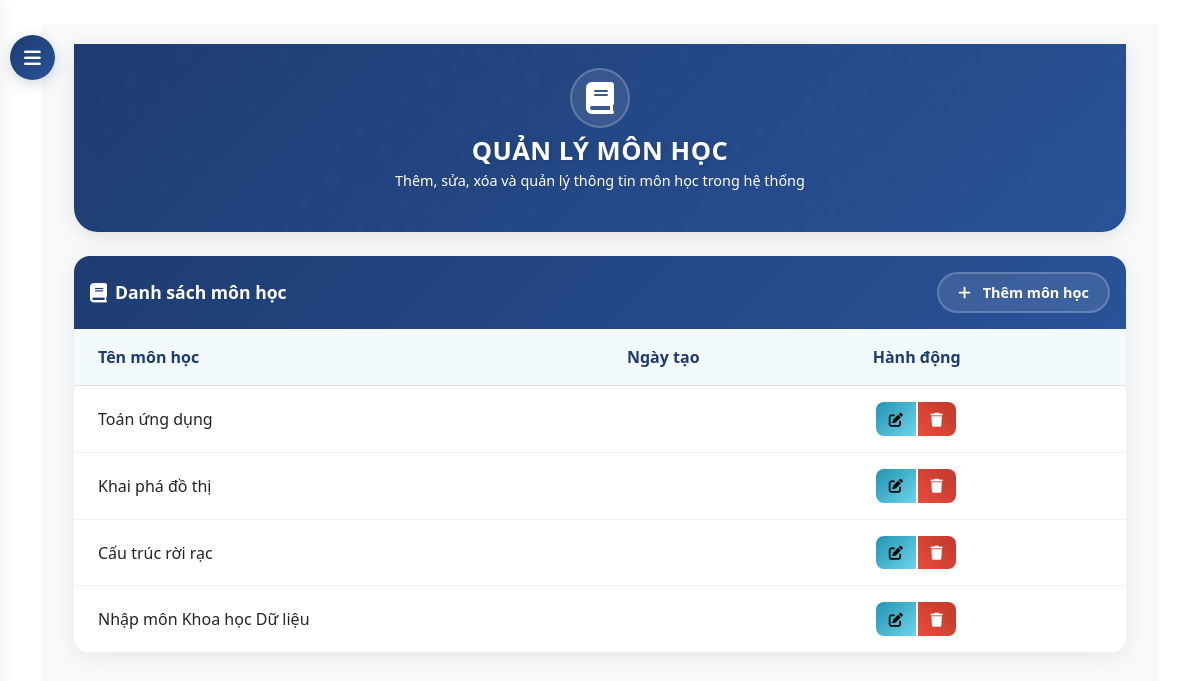
/dashboard/subjects/ (signed in), run on the app's committed database.
### core/models.py (models this page shows, shortened)
class Subject(models.Model):
    name = models.CharField(max_length=100)

### core/views.py (the view)
# urls.py: path('dashboard/subjects/', views.subject_list, name='subject_list'),
@login_required
@user_passes_test(is_admin)
def subject_list(request):
    subjects = Subject.objects.all()
    return render(request, 'core/admin/subject_list.html', {'subjects': subjects})

### core/views.py (called while the page is built)
def is_admin(user):
    return user.is_superuser

### templates/core/admin/subject_list.html (shortened to what this page needs)
{% extends 'base.html' %}
{% block content %}
<button id="sidebarCollapse">
    <i class="fas fa-bars"></i>
</button>
<div id="content">
    <div class="container-fluid">
        <div class="hero-section">
            <div class="container">
                <div class="row justify-content-center text-center">
                    <div class="col-md-8">
                        <div class="hero-icon">
                            <i class="fas fa-book"></i>
                        </div>
                        <h1 class="hero-title">QUẢN LÝ MÔN HỌC</h1>
                        <p class="hero-subtitle">Thêm, sửa, xóa và quản lý thông tin môn học trong hệ thống</p>
                    </div>
                </div>
            </div>
        </div>
        <div class="subject-card">
            <div class="card-header d-flex justify-content-between align-items-center">
                <h4 class="mb-0">
                    <i class="fas fa-book"></i>
                    Danh sách môn học
                </h4>
                <div>
                    <a href="{% url 'subject_create' %}" class="btn btn-add">
                        <i class="fas fa-plus"></i>
                        Thêm môn học
                    </a>
                </div>
            </div>
            <div class="card-body">
                {% if subjects %}
                <div class="table-responsive">
                    <table class="table">
                        <thead>
                            <tr>
                                <th>Tên môn học</th>
                                <th>Ngày tạo</th>
                                <th>Hành động</th>
                            </tr>
                        </thead>
                        <tbody>
                            {% for subject in subjects %}
                            <tr>
                                <td>{{ subject.name }}</td>
                                <td>{{ subject.created_at|date:"d/m/Y" }}</td>
                                <td>
                                    <div class="btn-group">
                                        <a href="{% url 'subject_edit' subject.id %}" class="btn btn-info btn-sm">
                                            <i class="fas fa-edit"></i>
                                        </a>
                                        <button class="btn btn-danger btn-sm" onclick="openModal('{{ subject.id }}', '{{ subject.name }}')">
                                            <i class="fas fa-trash"></i>
                                        </button>
                                    </div>
                                </td>
                            </tr>
                            {% endfor %}
                        </tbody>
                    </table>
                </div>
                {% else %}
                <div class="alert alert-info">
                    <i class="fas fa-info-circle me-2"></i> Chưa có môn học nào trong hệ thống.
                </div>
                {% endif %}
            </div>
        </div>
    </div>
</div>
{% endblock %}

### templates/base.html (style rules this page uses)
:root { --navbar-bg: #0d47a1; --navbar-hover: rgba(255, 255, 255, 0.1); }

### templates/core/admin/subject_list.html (style rules this page uses)
:root { --primary-gradient: linear-gradient(135deg, #1e3c72 0%, #2a5298 100%); --secondary-gradient: linear-gradient(135deg, #2193b0 0%, #6dd5ed 100%); --accent-gradient: linear-gradient(45deg, #ff6b6b, #ff8e8e); --success-gradient: linear-gradient(45deg, #2ecc71, #27ae60); --primary-color: #1e3c72; --text-light: rgba(255, 255, 255, 0.8); }
#sidebarCollapse { position: fixed; top: 35px; left: 10px; z-index: 999; border: none; background: var(--primary-gradient); color: white; padding: 12px 15px; border-radius: 50%; cursor: pointer; transition: all 0.3s; box-shadow: 0 4px 15px rgba(30, 60, 114, 0.2); width: 45px; height: 45px; display: flex; align-items: center; justify-content: center; }
#sidebarCollapse i { font-size: 1.2rem; transition: transform 0.3s ease; }
#content { transition: all 0.3s cubic-bezier(0.4, 0, 0.2, 1); margin-left: 0; padding: 20px; background: #f8f9fa; min-height: 100vh; }
.hero-section { background: var(--primary-gradient); color: white; padding: 1.5rem 0; margin-bottom: 1.5rem; border-radius: 0 0 1.5rem 1.5rem; box-shadow: 0 4px 20px rgba(0,0,0,0.1); position: relative; overflow: hidden; }
.hero-section::before { content: ''; position: absolute; top: 0; left: 0; right: 0; bottom: 0; opacity: 0.1; animation: slide 20s linear infinite; }
.hero-icon { font-size: 2rem; margin-bottom: 0.5rem; animation: float 3s ease-in-out infinite; background: rgba(255, 255, 255, 0.1); width: 60px; height: 60px; display: flex; align-items: center; justify-content: center; border-radius: 50%; margin: 0 auto 0.5rem; backdrop-filter: blur(5px); border: 2px solid rgba(255, 255, 255, 0.2); }
.hero-title { font-size: 1.6rem; font-weight: 700; margin-bottom: 0.2rem; text-shadow: 2px 2px 4px rgba(0,0,0,0.1); animation: fadeInUp 1s ease-out; letter-spacing: 0.5px; }
.hero-subtitle { font-size: 0.9rem; opacity: 0; animation: fadeInUp 1s ease-out forwards; animation-delay: 0.3s; font-weight: 300; }
.subject-card { background: white; border-radius: 1rem; box-shadow: 0 4px 20px rgba(0,0,0,0.08); overflow: hidden; transition: all 0.4s cubic-bezier(0.4, 0, 0.2, 1); animation: fadeInUp 1s ease-out forwards; }
.card-header { background: var(--primary-gradient) !important; border: none; padding: 1rem; }
.card-header h4 { color: white; font-weight: 600; display: flex; align-items: center; font-size: 1.1rem; margin: 0; }
.card-header h4 i { margin-right: 0.5rem; font-size: 1.1em; }
.btn-add { background: rgba(255, 255, 255, 0.1); border: 2px solid rgba(255, 255, 255, 0.2); color: white; border-radius: 2rem; padding: 0.5rem 1.2rem; font-weight: 600; transition: all 0.4s ease; backdrop-filter: blur(5px); font-size: 0.9rem; }
.btn-add i { margin-right: 0.5rem; }
.table { margin: 0; }
.table th { border-top: none; color: #1e3c72; font-weight: 600; padding: 1rem 1.5rem; background: rgba(33, 147, 176, 0.05); }
.table td { padding: 1rem 1.5rem; vertical-align: middle; border-color: rgba(0,0,0,0.05); }
.btn-group .btn { padding: 0.4rem 0.8rem; border-radius: 0.5rem; margin: 0 0.2rem; transition: all 0.3s ease; }
.btn-info { background: var(--secondary-gradient); border: none; }
.btn-danger { background: linear-gradient(45deg, #e74c3c, #c0392b); border: none; }

### data on the page
Subject: name "Toán ứng dụng"
Subject: name "Khai phá đồ thị"
Subject: name "Cấu trúc rời rạc"
Subject: name "Nhập môn Khoa học Dữ liệu"
